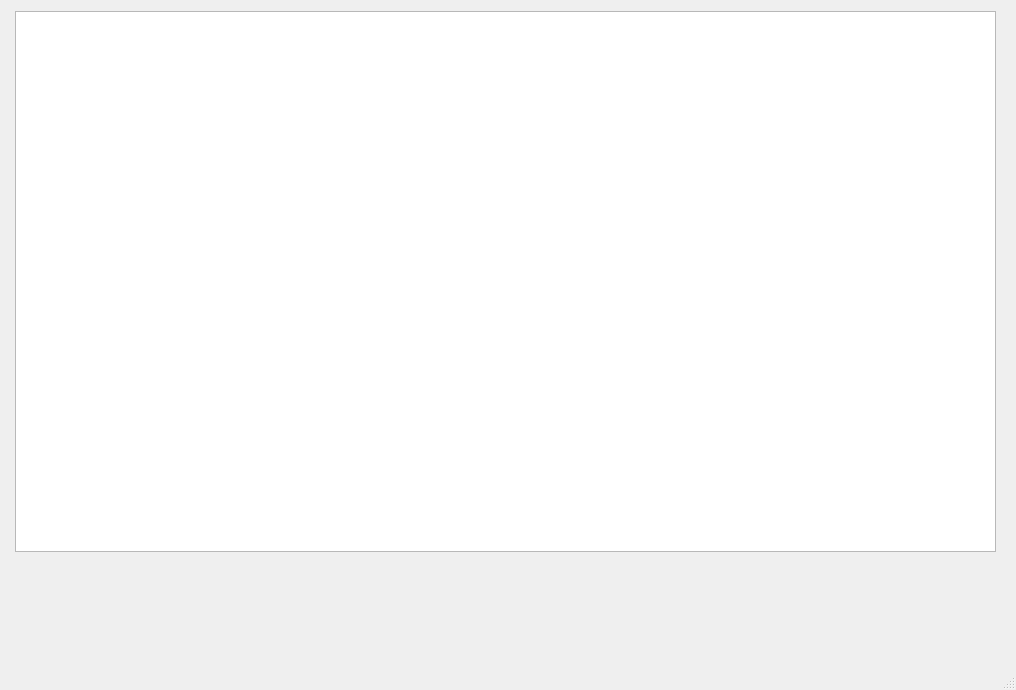
<?xml version="1.0" encoding="UTF-8"?>
<ui version="4.0">
 <class>MainVideoIoWindow</class>
 <widget class="QMainWindow" name="MainVideoIoWindow">
  <property name="geometry">
   <rect>
    <x>0</x>
    <y>0</y>
    <width>1016</width>
    <height>690</height>
   </rect>
  </property>
  <property name="windowTitle">
   <string>MainWindow</string>
  </property>
  <widget class="QWidget" name="centralwidget">
   <widget class="QGraphicsView" name="graphicsView">
    <property name="geometry">
     <rect>
      <x>15</x>
      <y>11</y>
      <width>981</width>
      <height>541</height>
     </rect>
    </property>
   </widget>
  </widget>
  <widget class="QMenuBar" name="menubar">
   <property name="geometry">
    <rect>
     <x>0</x>
     <y>0</y>
     <width>1016</width>
     <height>29</height>
    </rect>
   </property>
  </widget>
  <widget class="QStatusBar" name="statusbar"/>
 </widget>
 <resources/>
 <connections/>
</ui>
